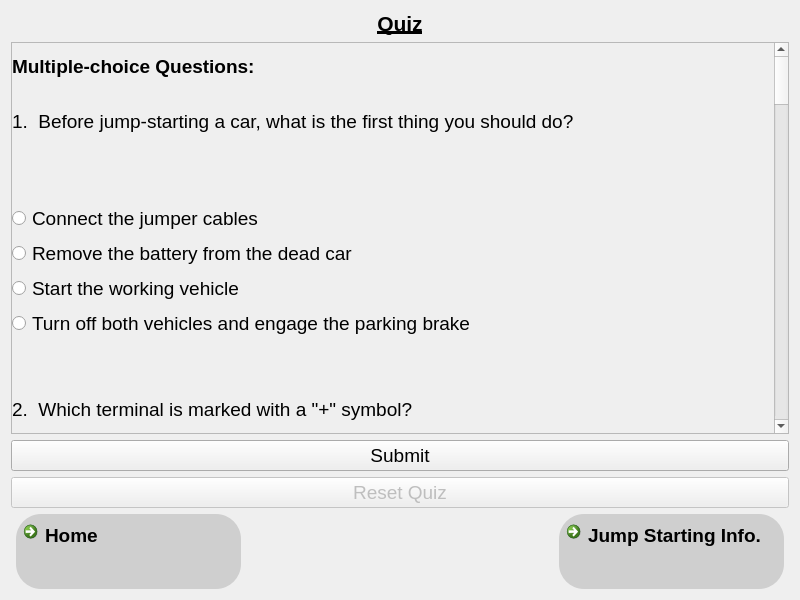
<?xml version="1.0" encoding="UTF-8"?>
<ui version="4.0">
 <class>jumpStartQuizForm</class>
 <widget class="QWidget" name="jumpStartQuizForm">
  <property name="geometry">
   <rect>
    <x>0</x>
    <y>0</y>
    <width>800</width>
    <height>600</height>
   </rect>
  </property>
  <property name="sizePolicy">
   <sizepolicy hsizetype="Expanding" vsizetype="Expanding">
    <horstretch>1</horstretch>
    <verstretch>1</verstretch>
   </sizepolicy>
  </property>
  <property name="minimumSize">
   <size>
    <width>800</width>
    <height>600</height>
   </size>
  </property>
  <property name="maximumSize">
   <size>
    <width>3840</width>
    <height>2160</height>
   </size>
  </property>
  <property name="windowTitle">
   <string>Form</string>
  </property>
  <layout class="QVBoxLayout" name="verticalLayout_2" stretch="0,1,0,0,0">
   <item>
    <widget class="QLabel" name="titleLabel">
     <property name="font">
      <font>
       <pointsize>16</pointsize>
       <bold>true</bold>
       <underline>true</underline>
      </font>
     </property>
     <property name="text">
      <string>Quiz</string>
     </property>
     <property name="alignment">
      <set>Qt::AlignmentFlag::AlignCenter</set>
     </property>
    </widget>
   </item>
   <item>
    <widget class="QScrollArea" name="scrollArea">
     <property name="verticalScrollBarPolicy">
      <enum>Qt::ScrollBarPolicy::ScrollBarAlwaysOn</enum>
     </property>
     <property name="widgetResizable">
      <bool>true</bool>
     </property>
     <widget class="QWidget" name="scrollAreaWidgetContents">
      <property name="geometry">
       <rect>
        <x>0</x>
        <y>0</y>
        <width>763</width>
        <height>3000</height>
       </rect>
      </property>
      <property name="sizePolicy">
       <sizepolicy hsizetype="Preferred" vsizetype="Preferred">
        <horstretch>0</horstretch>
        <verstretch>0</verstretch>
       </sizepolicy>
      </property>
      <property name="minimumSize">
       <size>
        <width>0</width>
        <height>3000</height>
       </size>
      </property>
      <widget class="QWidget" name="verticalLayoutWidget">
       <property name="geometry">
        <rect>
         <x>0</x>
         <y>0</y>
         <width>1045</width>
         <height>2838</height>
        </rect>
       </property>
       <layout class="QVBoxLayout" name="verticalLayout">
        <property name="sizeConstraint">
         <enum>QLayout::SizeConstraint::SetDefaultConstraint</enum>
        </property>
        <item>
         <widget class="QLabel" name="multipleChoiceLabel">
          <property name="font">
           <font>
            <pointsize>14</pointsize>
            <bold>true</bold>
           </font>
          </property>
          <property name="text">
           <string>Multiple-choice Questions:</string>
          </property>
         </widget>
        </item>
        <item>
         <widget class="QLabel" name="q1QuestionLabel">
          <property name="minimumSize">
           <size>
            <width>0</width>
            <height>50</height>
           </size>
          </property>
          <property name="maximumSize">
           <size>
            <width>16777215</width>
            <height>50</height>
           </size>
          </property>
          <property name="font">
           <font>
            <pointsize>14</pointsize>
           </font>
          </property>
          <property name="text">
           <string>1.  Before jump-starting a car, what is the first thing you should do?</string>
          </property>
         </widget>
        </item>
        <item>
         <widget class="QLabel" name="q1ResultLabel">
          <property name="sizePolicy">
           <sizepolicy hsizetype="Minimum" vsizetype="Minimum">
            <horstretch>0</horstretch>
            <verstretch>0</verstretch>
           </sizepolicy>
          </property>
          <property name="maximumSize">
           <size>
            <width>16777215</width>
            <height>50</height>
           </size>
          </property>
          <property name="font">
           <font>
            <pointsize>14</pointsize>
           </font>
          </property>
          <property name="styleSheet">
           <string notr="true"/>
          </property>
          <property name="text">
           <string/>
          </property>
         </widget>
        </item>
        <item>
         <widget class="QRadioButton" name="q1AnswerAButton">
          <property name="font">
           <font>
            <pointsize>14</pointsize>
           </font>
          </property>
          <property name="text">
           <string>Connect the jumper cables</string>
          </property>
          <attribute name="buttonGroup">
           <string notr="true">q1ButtonGroup</string>
          </attribute>
         </widget>
        </item>
        <item>
         <widget class="QRadioButton" name="q1AnswerBButton">
          <property name="font">
           <font>
            <pointsize>14</pointsize>
           </font>
          </property>
          <property name="text">
           <string>Remove the battery from the dead car</string>
          </property>
          <attribute name="buttonGroup">
           <string notr="true">q1ButtonGroup</string>
          </attribute>
         </widget>
        </item>
        <item>
         <widget class="QRadioButton" name="q1AnswerCButton">
          <property name="font">
           <font>
            <pointsize>14</pointsize>
           </font>
          </property>
          <property name="text">
           <string>Start the working vehicle</string>
          </property>
          <attribute name="buttonGroup">
           <string notr="true">q1ButtonGroup</string>
          </attribute>
         </widget>
        </item>
        <item>
         <widget class="QRadioButton" name="q1AnswerDButton">
          <property name="font">
           <font>
            <pointsize>14</pointsize>
           </font>
          </property>
          <property name="text">
           <string>Turn off both vehicles and engage the parking brake</string>
          </property>
          <attribute name="buttonGroup">
           <string notr="true">q1ButtonGroup</string>
          </attribute>
         </widget>
        </item>
        <item>
         <spacer name="verticalSpacer">
          <property name="orientation">
           <enum>Qt::Orientation::Vertical</enum>
          </property>
          <property name="sizeType">
           <enum>QSizePolicy::Policy::Fixed</enum>
          </property>
          <property name="sizeHint" stdset="0">
           <size>
            <width>20</width>
            <height>40</height>
           </size>
          </property>
         </spacer>
        </item>
        <item>
         <widget class="QLabel" name="q2QuestionLabel">
          <property name="minimumSize">
           <size>
            <width>0</width>
            <height>50</height>
           </size>
          </property>
          <property name="maximumSize">
           <size>
            <width>745</width>
            <height>50</height>
           </size>
          </property>
          <property name="font">
           <font>
            <pointsize>14</pointsize>
           </font>
          </property>
          <property name="text">
           <string>2.  Which terminal is marked with a &quot;+&quot; symbol?</string>
          </property>
          <property name="wordWrap">
           <bool>true</bool>
          </property>
         </widget>
        </item>
        <item>
         <widget class="QLabel" name="q2ResultLabel">
          <property name="maximumSize">
           <size>
            <width>16777215</width>
            <height>50</height>
           </size>
          </property>
          <property name="font">
           <font>
            <pointsize>14</pointsize>
           </font>
          </property>
          <property name="styleSheet">
           <string notr="true"/>
          </property>
          <property name="text">
           <string/>
          </property>
         </widget>
        </item>
        <item>
         <widget class="QRadioButton" name="q2AnswerAButton">
          <property name="font">
           <font>
            <pointsize>14</pointsize>
           </font>
          </property>
          <property name="text">
           <string>Positive</string>
          </property>
          <attribute name="buttonGroup">
           <string notr="true">q2ButtonGroup</string>
          </attribute>
         </widget>
        </item>
        <item>
         <widget class="QRadioButton" name="q2AnswerBButton">
          <property name="font">
           <font>
            <pointsize>14</pointsize>
           </font>
          </property>
          <property name="text">
           <string>Negative</string>
          </property>
          <attribute name="buttonGroup">
           <string notr="true">q2ButtonGroup</string>
          </attribute>
         </widget>
        </item>
        <item>
         <widget class="QRadioButton" name="q2AnswerCButton">
          <property name="font">
           <font>
            <pointsize>14</pointsize>
           </font>
          </property>
          <property name="text">
           <string>Ground</string>
          </property>
          <attribute name="buttonGroup">
           <string notr="true">q2ButtonGroup</string>
          </attribute>
         </widget>
        </item>
        <item>
         <widget class="QRadioButton" name="q2AnswerDButton">
          <property name="font">
           <font>
            <pointsize>14</pointsize>
           </font>
          </property>
          <property name="text">
           <string>Neutral</string>
          </property>
          <attribute name="buttonGroup">
           <string notr="true">q2ButtonGroup</string>
          </attribute>
         </widget>
        </item>
        <item>
         <spacer name="verticalSpacer_2">
          <property name="orientation">
           <enum>Qt::Orientation::Vertical</enum>
          </property>
          <property name="sizeType">
           <enum>QSizePolicy::Policy::Fixed</enum>
          </property>
          <property name="sizeHint" stdset="0">
           <size>
            <width>20</width>
            <height>40</height>
           </size>
          </property>
         </spacer>
        </item>
        <item>
         <widget class="QLabel" name="q3QuestionLabel">
          <property name="minimumSize">
           <size>
            <width>0</width>
            <height>50</height>
           </size>
          </property>
          <property name="maximumSize">
           <size>
            <width>16777215</width>
            <height>50</height>
           </size>
          </property>
          <property name="font">
           <font>
            <pointsize>14</pointsize>
           </font>
          </property>
          <property name="text">
           <string>3.  What is the correct first step when connecting jumper cables?</string>
          </property>
         </widget>
        </item>
        <item>
         <widget class="QLabel" name="q3ResultLabel">
          <property name="font">
           <font>
            <pointsize>14</pointsize>
           </font>
          </property>
          <property name="styleSheet">
           <string notr="true"/>
          </property>
          <property name="text">
           <string/>
          </property>
         </widget>
        </item>
        <item>
         <widget class="QRadioButton" name="q3AnswerAButton">
          <property name="font">
           <font>
            <pointsize>14</pointsize>
           </font>
          </property>
          <property name="text">
           <string>Attach the negative clamp to the working battery</string>
          </property>
          <attribute name="buttonGroup">
           <string notr="true">q3ButtonGroup</string>
          </attribute>
         </widget>
        </item>
        <item>
         <widget class="QRadioButton" name="q3AnswerBButton">
          <property name="font">
           <font>
            <pointsize>14</pointsize>
           </font>
          </property>
          <property name="text">
           <string>Attach the positive clamp to the working battery</string>
          </property>
          <attribute name="buttonGroup">
           <string notr="true">q3ButtonGroup</string>
          </attribute>
         </widget>
        </item>
        <item>
         <widget class="QRadioButton" name="q3AnswerCButton">
          <property name="font">
           <font>
            <pointsize>14</pointsize>
           </font>
          </property>
          <property name="text">
           <string>Attach the negative clamp to the chassis</string>
          </property>
          <attribute name="buttonGroup">
           <string notr="true">q3ButtonGroup</string>
          </attribute>
         </widget>
        </item>
        <item>
         <widget class="QRadioButton" name="q3AnswerDButton">
          <property name="font">
           <font>
            <pointsize>14</pointsize>
           </font>
          </property>
          <property name="text">
           <string>Start the working vehicle</string>
          </property>
          <attribute name="buttonGroup">
           <string notr="true">q3ButtonGroup</string>
          </attribute>
         </widget>
        </item>
        <item>
         <spacer name="verticalSpacer_3">
          <property name="orientation">
           <enum>Qt::Orientation::Vertical</enum>
          </property>
          <property name="sizeType">
           <enum>QSizePolicy::Policy::Fixed</enum>
          </property>
          <property name="sizeHint" stdset="0">
           <size>
            <width>20</width>
            <height>40</height>
           </size>
          </property>
         </spacer>
        </item>
        <item>
         <widget class="QLabel" name="trueFalseLabel">
          <property name="font">
           <font>
            <pointsize>14</pointsize>
            <bold>true</bold>
           </font>
          </property>
          <property name="text">
           <string>True/False Questions:</string>
          </property>
         </widget>
        </item>
        <item>
         <widget class="QLabel" name="q4QuestionLabel">
          <property name="minimumSize">
           <size>
            <width>0</width>
            <height>50</height>
           </size>
          </property>
          <property name="maximumSize">
           <size>
            <width>745</width>
            <height>16777215</height>
           </size>
          </property>
          <property name="font">
           <font>
            <pointsize>14</pointsize>
           </font>
          </property>
          <property name="text">
           <string>4.  It is safe to connect the negative jumper cable clamp directly to the negative terminal of the dead battery.</string>
          </property>
          <property name="wordWrap">
           <bool>true</bool>
          </property>
         </widget>
        </item>
        <item>
         <widget class="QLabel" name="q4ResultLabel">
          <property name="font">
           <font>
            <pointsize>14</pointsize>
           </font>
          </property>
          <property name="styleSheet">
           <string notr="true"/>
          </property>
          <property name="text">
           <string/>
          </property>
         </widget>
        </item>
        <item>
         <widget class="QRadioButton" name="q4AnswerTrueButton">
          <property name="font">
           <font>
            <pointsize>14</pointsize>
           </font>
          </property>
          <property name="text">
           <string>True</string>
          </property>
          <attribute name="buttonGroup">
           <string notr="true">q4ButtonGroup</string>
          </attribute>
         </widget>
        </item>
        <item>
         <widget class="QRadioButton" name="q4AnswerFalseButton">
          <property name="font">
           <font>
            <pointsize>14</pointsize>
           </font>
          </property>
          <property name="text">
           <string>False</string>
          </property>
          <attribute name="buttonGroup">
           <string notr="true">q4ButtonGroup</string>
          </attribute>
         </widget>
        </item>
        <item>
         <spacer name="verticalSpacer_4">
          <property name="orientation">
           <enum>Qt::Orientation::Vertical</enum>
          </property>
          <property name="sizeType">
           <enum>QSizePolicy::Policy::Fixed</enum>
          </property>
          <property name="sizeHint" stdset="0">
           <size>
            <width>20</width>
            <height>40</height>
           </size>
          </property>
         </spacer>
        </item>
        <item>
         <widget class="QLabel" name="q5QuestionLabel">
          <property name="minimumSize">
           <size>
            <width>0</width>
            <height>50</height>
           </size>
          </property>
          <property name="font">
           <font>
            <pointsize>14</pointsize>
           </font>
          </property>
          <property name="text">
           <string>5.  Both vehicles should be turned off before connecting jumper cables.</string>
          </property>
          <property name="wordWrap">
           <bool>true</bool>
          </property>
         </widget>
        </item>
        <item>
         <widget class="QLabel" name="q5ResultLabel">
          <property name="font">
           <font>
            <pointsize>14</pointsize>
           </font>
          </property>
          <property name="styleSheet">
           <string notr="true"/>
          </property>
          <property name="text">
           <string/>
          </property>
         </widget>
        </item>
        <item>
         <widget class="QRadioButton" name="q5AnswerTrueButton">
          <property name="font">
           <font>
            <pointsize>14</pointsize>
           </font>
          </property>
          <property name="text">
           <string>True</string>
          </property>
          <attribute name="buttonGroup">
           <string notr="true">q5ButtonGroup</string>
          </attribute>
         </widget>
        </item>
        <item>
         <widget class="QRadioButton" name="q5AnswerFalseButton">
          <property name="font">
           <font>
            <pointsize>14</pointsize>
           </font>
          </property>
          <property name="text">
           <string>False</string>
          </property>
          <attribute name="buttonGroup">
           <string notr="true">q5ButtonGroup</string>
          </attribute>
         </widget>
        </item>
        <item>
         <spacer name="verticalSpacer_5">
          <property name="orientation">
           <enum>Qt::Orientation::Vertical</enum>
          </property>
          <property name="sizeType">
           <enum>QSizePolicy::Policy::Fixed</enum>
          </property>
          <property name="sizeHint" stdset="0">
           <size>
            <width>20</width>
            <height>40</height>
           </size>
          </property>
         </spacer>
        </item>
        <item>
         <widget class="QLabel" name="q6QuestionLabel">
          <property name="sizePolicy">
           <sizepolicy hsizetype="Preferred" vsizetype="Preferred">
            <horstretch>0</horstretch>
            <verstretch>0</verstretch>
           </sizepolicy>
          </property>
          <property name="minimumSize">
           <size>
            <width>0</width>
            <height>50</height>
           </size>
          </property>
          <property name="maximumSize">
           <size>
            <width>745</width>
            <height>16777215</height>
           </size>
          </property>
          <property name="font">
           <font>
            <pointsize>14</pointsize>
           </font>
          </property>
          <property name="text">
           <string>6.  After the dead car starts, you should disconnect the jumper cables in the reverse order of connection.</string>
          </property>
          <property name="scaledContents">
           <bool>false</bool>
          </property>
          <property name="wordWrap">
           <bool>true</bool>
          </property>
         </widget>
        </item>
        <item>
         <widget class="QLabel" name="q6ResultLabel">
          <property name="font">
           <font>
            <pointsize>14</pointsize>
           </font>
          </property>
          <property name="styleSheet">
           <string notr="true"/>
          </property>
          <property name="text">
           <string/>
          </property>
         </widget>
        </item>
        <item>
         <widget class="QRadioButton" name="q6AnswerTrueButton">
          <property name="font">
           <font>
            <pointsize>14</pointsize>
           </font>
          </property>
          <property name="text">
           <string>True</string>
          </property>
          <attribute name="buttonGroup">
           <string notr="true">q6ButtonGroup</string>
          </attribute>
         </widget>
        </item>
        <item>
         <widget class="QRadioButton" name="q6AnswerFalseButton">
          <property name="font">
           <font>
            <pointsize>14</pointsize>
           </font>
          </property>
          <property name="text">
           <string>False</string>
          </property>
          <attribute name="buttonGroup">
           <string notr="true">q6ButtonGroup</string>
          </attribute>
         </widget>
        </item>
        <item>
         <spacer name="verticalSpacer_6">
          <property name="orientation">
           <enum>Qt::Orientation::Vertical</enum>
          </property>
          <property name="sizeType">
           <enum>QSizePolicy::Policy::Fixed</enum>
          </property>
          <property name="sizeHint" stdset="0">
           <size>
            <width>20</width>
            <height>40</height>
           </size>
          </property>
         </spacer>
        </item>
        <item>
         <widget class="QLabel" name="fillInTheBlankLabel">
          <property name="font">
           <font>
            <pointsize>14</pointsize>
            <bold>true</bold>
           </font>
          </property>
          <property name="text">
           <string>Fill-in-the-blank Questions:</string>
          </property>
         </widget>
        </item>
        <item>
         <widget class="QLabel" name="q7QuestionLabel">
          <property name="minimumSize">
           <size>
            <width>0</width>
            <height>50</height>
           </size>
          </property>
          <property name="maximumSize">
           <size>
            <width>745</width>
            <height>16777215</height>
           </size>
          </property>
          <property name="font">
           <font>
            <pointsize>14</pointsize>
           </font>
          </property>
          <property name="text">
           <string>7.  The ____________ cable is connected to the positive terminal of the battery.</string>
          </property>
          <property name="wordWrap">
           <bool>true</bool>
          </property>
         </widget>
        </item>
        <item>
         <widget class="QLabel" name="q7ResultLabel">
          <property name="font">
           <font>
            <pointsize>14</pointsize>
           </font>
          </property>
          <property name="styleSheet">
           <string notr="true"/>
          </property>
          <property name="text">
           <string/>
          </property>
         </widget>
        </item>
        <item>
         <widget class="QLineEdit" name="q7AnswerLine">
          <property name="font">
           <font>
            <pointsize>14</pointsize>
            <italic>true</italic>
           </font>
          </property>
          <property name="placeholderText">
           <string>&lt;Answer&gt;</string>
          </property>
         </widget>
        </item>
        <item>
         <spacer name="verticalSpacer_7">
          <property name="orientation">
           <enum>Qt::Orientation::Vertical</enum>
          </property>
          <property name="sizeType">
           <enum>QSizePolicy::Policy::Fixed</enum>
          </property>
          <property name="sizeHint" stdset="0">
           <size>
            <width>20</width>
            <height>40</height>
           </size>
          </property>
         </spacer>
        </item>
        <item>
         <widget class="QLabel" name="q8QuestionLabel">
          <property name="minimumSize">
           <size>
            <width>745</width>
            <height>50</height>
           </size>
          </property>
          <property name="maximumSize">
           <size>
            <width>745</width>
            <height>16777215</height>
           </size>
          </property>
          <property name="font">
           <font>
            <pointsize>14</pointsize>
           </font>
          </property>
          <property name="text">
           <string>8.  When jump-starting a car, attach the negative cable to an unpainted __________ surface on the dead car.
</string>
          </property>
          <property name="wordWrap">
           <bool>true</bool>
          </property>
         </widget>
        </item>
        <item>
         <widget class="QLabel" name="q8ResultLabel">
          <property name="font">
           <font>
            <pointsize>14</pointsize>
           </font>
          </property>
          <property name="styleSheet">
           <string notr="true"/>
          </property>
          <property name="text">
           <string/>
          </property>
         </widget>
        </item>
        <item>
         <widget class="QLineEdit" name="q8AnswerLine">
          <property name="font">
           <font>
            <pointsize>14</pointsize>
            <italic>true</italic>
           </font>
          </property>
          <property name="placeholderText">
           <string>&lt;Answer&gt;</string>
          </property>
         </widget>
        </item>
        <item>
         <spacer name="verticalSpacer_8">
          <property name="orientation">
           <enum>Qt::Orientation::Vertical</enum>
          </property>
          <property name="sizeType">
           <enum>QSizePolicy::Policy::Fixed</enum>
          </property>
          <property name="sizeHint" stdset="0">
           <size>
            <width>20</width>
            <height>40</height>
           </size>
          </property>
         </spacer>
        </item>
        <item>
         <widget class="QLabel" name="q9QuestionLabel">
          <property name="minimumSize">
           <size>
            <width>0</width>
            <height>50</height>
           </size>
          </property>
          <property name="maximumSize">
           <size>
            <width>745</width>
            <height>16777215</height>
           </size>
          </property>
          <property name="font">
           <font>
            <pointsize>14</pointsize>
           </font>
          </property>
          <property name="text">
           <string>9.  To recharge a battery after a successful jump-start, drive the car for at least __________ minutes.</string>
          </property>
          <property name="wordWrap">
           <bool>true</bool>
          </property>
         </widget>
        </item>
        <item>
         <widget class="QLabel" name="q9ResultLabel">
          <property name="font">
           <font>
            <pointsize>14</pointsize>
           </font>
          </property>
          <property name="styleSheet">
           <string notr="true"/>
          </property>
          <property name="text">
           <string/>
          </property>
         </widget>
        </item>
        <item>
         <widget class="QLineEdit" name="q9AnswerLine">
          <property name="font">
           <font>
            <pointsize>14</pointsize>
            <italic>true</italic>
           </font>
          </property>
          <property name="placeholderText">
           <string>&lt;Answer&gt;</string>
          </property>
         </widget>
        </item>
        <item>
         <spacer name="verticalSpacer_9">
          <property name="orientation">
           <enum>Qt::Orientation::Vertical</enum>
          </property>
          <property name="sizeType">
           <enum>QSizePolicy::Policy::Fixed</enum>
          </property>
          <property name="sizeHint" stdset="0">
           <size>
            <width>20</width>
            <height>40</height>
           </size>
          </property>
         </spacer>
        </item>
        <item>
         <widget class="QLabel" name="scenarioBasedLabel">
          <property name="font">
           <font>
            <pointsize>14</pointsize>
            <bold>true</bold>
           </font>
          </property>
          <property name="text">
           <string>Scenario-based Questions:</string>
          </property>
         </widget>
        </item>
        <item>
         <widget class="QLabel" name="q10QuestionLabel">
          <property name="minimumSize">
           <size>
            <width>0</width>
            <height>50</height>
           </size>
          </property>
          <property name="maximumSize">
           <size>
            <width>745</width>
            <height>16777215</height>
           </size>
          </property>
          <property name="font">
           <font>
            <pointsize>14</pointsize>
           </font>
          </property>
          <property name="text">
           <string>10.  You connect the jumper cables and the dead car still won’t start. What should you do?</string>
          </property>
          <property name="wordWrap">
           <bool>true</bool>
          </property>
         </widget>
        </item>
        <item>
         <widget class="QLabel" name="q10ResultLabel">
          <property name="font">
           <font>
            <pointsize>14</pointsize>
           </font>
          </property>
          <property name="styleSheet">
           <string notr="true"/>
          </property>
          <property name="text">
           <string/>
          </property>
         </widget>
        </item>
        <item>
         <widget class="QRadioButton" name="q10AnswerAButton">
          <property name="font">
           <font>
            <pointsize>14</pointsize>
           </font>
          </property>
          <property name="text">
           <string>Disconnect the cables immediately and try again</string>
          </property>
          <attribute name="buttonGroup">
           <string notr="true">q10ButtonGroup</string>
          </attribute>
         </widget>
        </item>
        <item>
         <widget class="QRadioButton" name="q10AnswerBButton">
          <property name="font">
           <font>
            <pointsize>14</pointsize>
           </font>
          </property>
          <property name="text">
           <string>Rev the engine of the dead car to charge the battery</string>
          </property>
          <attribute name="buttonGroup">
           <string notr="true">q10ButtonGroup</string>
          </attribute>
         </widget>
        </item>
        <item>
         <widget class="QRadioButton" name="q10AnswerCButton">
          <property name="font">
           <font>
            <pointsize>14</pointsize>
           </font>
          </property>
          <property name="text">
           <string>Wait a few minutes with the working car running and then try starting the dead car</string>
          </property>
          <attribute name="buttonGroup">
           <string notr="true">q10ButtonGroup</string>
          </attribute>
         </widget>
        </item>
        <item>
         <widget class="QRadioButton" name="q10AnswerDButton">
          <property name="font">
           <font>
            <pointsize>14</pointsize>
           </font>
          </property>
          <property name="text">
           <string>Replace the battery in the dead car before trying again</string>
          </property>
          <attribute name="buttonGroup">
           <string notr="true">q10ButtonGroup</string>
          </attribute>
         </widget>
        </item>
        <item>
         <spacer name="verticalSpacer_10">
          <property name="orientation">
           <enum>Qt::Orientation::Vertical</enum>
          </property>
          <property name="sizeType">
           <enum>QSizePolicy::Policy::Fixed</enum>
          </property>
          <property name="sizeHint" stdset="0">
           <size>
            <width>20</width>
            <height>40</height>
           </size>
          </property>
         </spacer>
        </item>
        <item>
         <widget class="QLabel" name="q11QuestionLabel">
          <property name="minimumSize">
           <size>
            <width>0</width>
            <height>50</height>
           </size>
          </property>
          <property name="maximumSize">
           <size>
            <width>745</width>
            <height>16777215</height>
           </size>
          </property>
          <property name="font">
           <font>
            <pointsize>14</pointsize>
           </font>
          </property>
          <property name="text">
           <string>11.  What should you do if the battery on the dead car is leaking?</string>
          </property>
          <property name="wordWrap">
           <bool>true</bool>
          </property>
         </widget>
        </item>
        <item>
         <widget class="QLabel" name="q11ResultLabel">
          <property name="font">
           <font>
            <pointsize>14</pointsize>
           </font>
          </property>
          <property name="styleSheet">
           <string notr="true"/>
          </property>
          <property name="text">
           <string/>
          </property>
         </widget>
        </item>
        <item>
         <widget class="QRadioButton" name="q11AnswerAButton">
          <property name="font">
           <font>
            <pointsize>14</pointsize>
           </font>
          </property>
          <property name="text">
           <string>Jump-start it as quickly as possible</string>
          </property>
          <attribute name="buttonGroup">
           <string notr="true">q11ButtonGroup</string>
          </attribute>
         </widget>
        </item>
        <item>
         <widget class="QRadioButton" name="q11AnswerBButton">
          <property name="font">
           <font>
            <pointsize>14</pointsize>
           </font>
          </property>
          <property name="text">
           <string>Disconnect all wires and replace the battery immediately</string>
          </property>
          <attribute name="buttonGroup">
           <string notr="true">q11ButtonGroup</string>
          </attribute>
         </widget>
        </item>
        <item>
         <widget class="QRadioButton" name="q11AnswerCButton">
          <property name="font">
           <font>
            <pointsize>14</pointsize>
           </font>
          </property>
          <property name="text">
           <string>Do not attempt to jump-start; replace the battery</string>
          </property>
          <attribute name="buttonGroup">
           <string notr="true">q11ButtonGroup</string>
          </attribute>
         </widget>
        </item>
        <item>
         <widget class="QRadioButton" name="q11AnswerDButton">
          <property name="font">
           <font>
            <pointsize>14</pointsize>
           </font>
          </property>
          <property name="text">
           <string>Cover the leak with tape before jump-starting</string>
          </property>
          <attribute name="buttonGroup">
           <string notr="true">q11ButtonGroup</string>
          </attribute>
         </widget>
        </item>
       </layout>
      </widget>
     </widget>
    </widget>
   </item>
   <item>
    <widget class="QPushButton" name="submitButton">
     <property name="font">
      <font>
       <pointsize>14</pointsize>
      </font>
     </property>
     <property name="text">
      <string>Submit</string>
     </property>
    </widget>
   </item>
   <item>
    <widget class="QPushButton" name="resetButton">
     <property name="enabled">
      <bool>false</bool>
     </property>
     <property name="font">
      <font>
       <pointsize>14</pointsize>
      </font>
     </property>
     <property name="text">
      <string>Reset Quiz</string>
     </property>
    </widget>
   </item>
   <item>
    <layout class="QHBoxLayout" name="horizontalLayout">
     <property name="leftMargin">
      <number>5</number>
     </property>
     <property name="rightMargin">
      <number>5</number>
     </property>
     <item>
      <widget class="QCommandLinkButton" name="tableOfContentsButton">
       <property name="sizePolicy">
        <sizepolicy hsizetype="Fixed" vsizetype="Fixed">
         <horstretch>0</horstretch>
         <verstretch>0</verstretch>
        </sizepolicy>
       </property>
       <property name="minimumSize">
        <size>
         <width>225</width>
         <height>75</height>
        </size>
       </property>
       <property name="maximumSize">
        <size>
         <width>225</width>
         <height>75</height>
        </size>
       </property>
       <property name="font">
        <font>
         <family>Segoe UI</family>
         <pointsize>14</pointsize>
        </font>
       </property>
       <property name="styleSheet">
        <string notr="true">background-color: rgb(207, 207, 207);
border-radius: 25%;</string>
       </property>
       <property name="text">
        <string>Home</string>
       </property>
       <property name="icon">
        <iconset theme="QIcon::ThemeIcon::GoHome"/>
       </property>
       <property name="description">
        <string/>
       </property>
      </widget>
     </item>
     <item>
      <spacer name="horizontalSpacer">
       <property name="orientation">
        <enum>Qt::Orientation::Horizontal</enum>
       </property>
       <property name="sizeHint" stdset="0">
        <size>
         <width>40</width>
         <height>20</height>
        </size>
       </property>
      </spacer>
     </item>
     <item>
      <widget class="QCommandLinkButton" name="jumpStartInfoButton">
       <property name="sizePolicy">
        <sizepolicy hsizetype="Fixed" vsizetype="Fixed">
         <horstretch>0</horstretch>
         <verstretch>0</verstretch>
        </sizepolicy>
       </property>
       <property name="minimumSize">
        <size>
         <width>225</width>
         <height>75</height>
        </size>
       </property>
       <property name="maximumSize">
        <size>
         <width>225</width>
         <height>75</height>
        </size>
       </property>
       <property name="font">
        <font>
         <family>Segoe UI</family>
         <pointsize>14</pointsize>
        </font>
       </property>
       <property name="styleSheet">
        <string notr="true">background-color: rgb(207, 207, 207);
border-radius: 25%;</string>
       </property>
       <property name="text">
        <string>Jump Starting Info.</string>
       </property>
       <property name="icon">
        <iconset theme="QIcon::ThemeIcon::GoPrevious"/>
       </property>
      </widget>
     </item>
    </layout>
   </item>
  </layout>
 </widget>
 <resources/>
 <connections/>
 <buttongroups>
  <buttongroup name="q11ButtonGroup"/>
  <buttongroup name="q5ButtonGroup"/>
  <buttongroup name="q1ButtonGroup"/>
  <buttongroup name="q3ButtonGroup"/>
  <buttongroup name="q10ButtonGroup"/>
  <buttongroup name="q6ButtonGroup"/>
  <buttongroup name="q2ButtonGroup"/>
  <buttongroup name="q4ButtonGroup"/>
 </buttongroups>
</ui>
